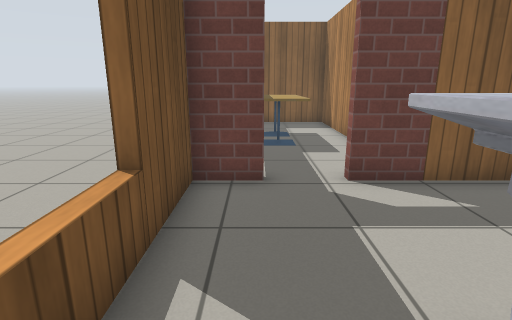
[1] (above)

20 first-person views from a walk through a Gazebo world. The camera is 1 m above the floor, tilts 14° down and sees 80° across. The floor is counted in squares, 0.5 m on a side. Each view is taken from the middle of a square. On the plan, view 1 faces up. The plan holds only what a view shows up to about 17 squares ahead; the rest is blank. Simple patterns stand in for the simulator's built-in surfaces.

[2]
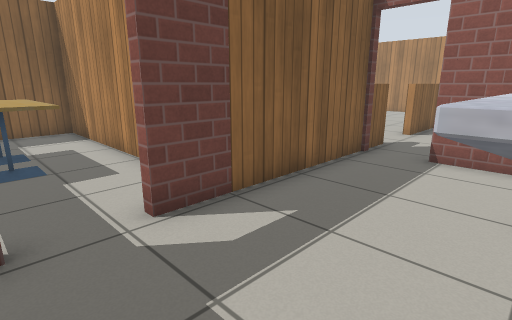

[3]
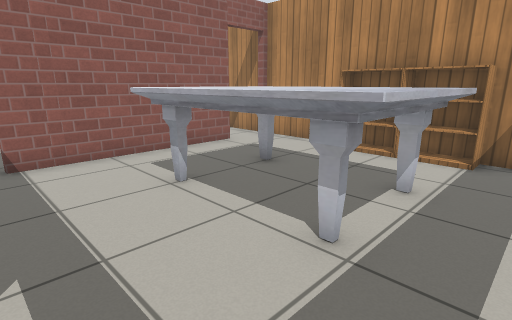

[4]
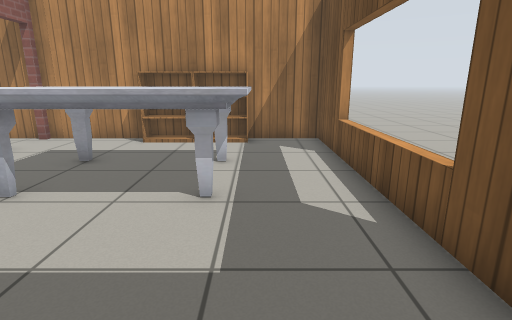

[5]
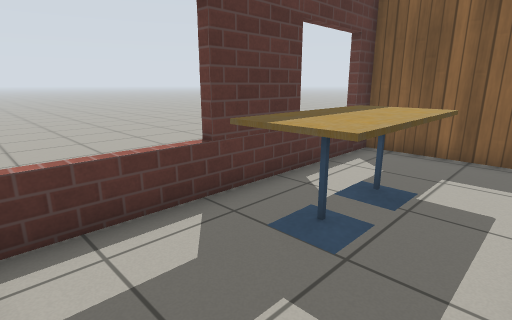

[6]
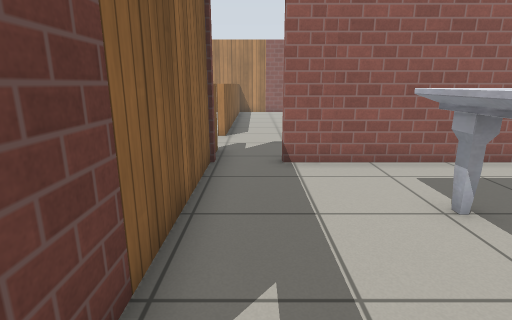

[7]
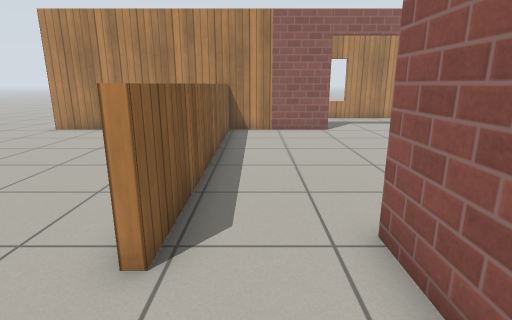

[8]
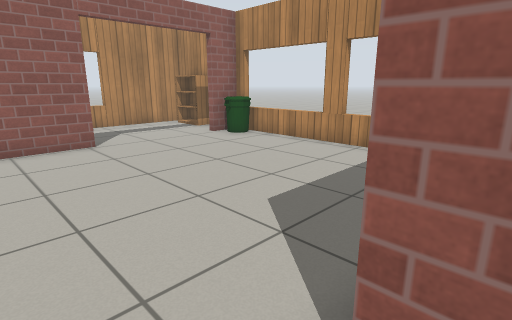

[9]
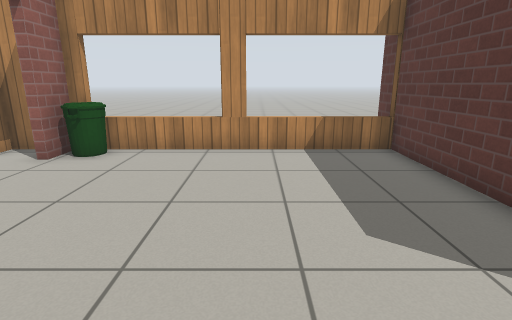

[10]
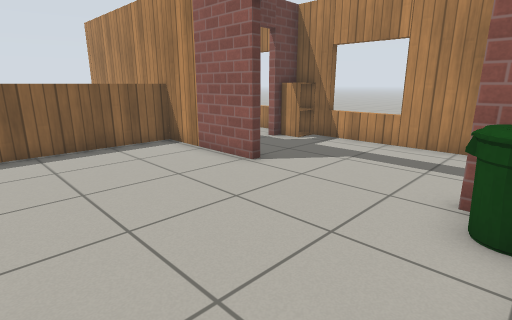

[11]
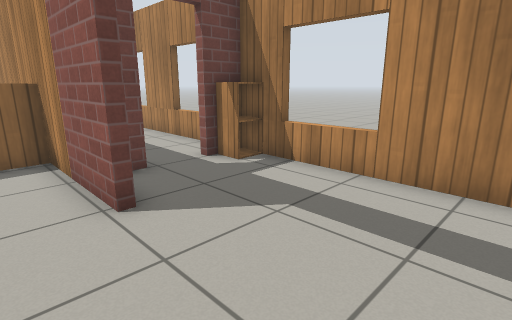

[12]
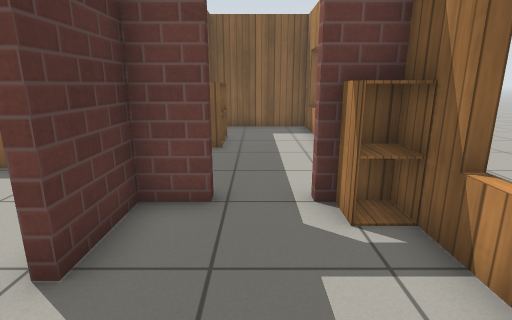

[13]
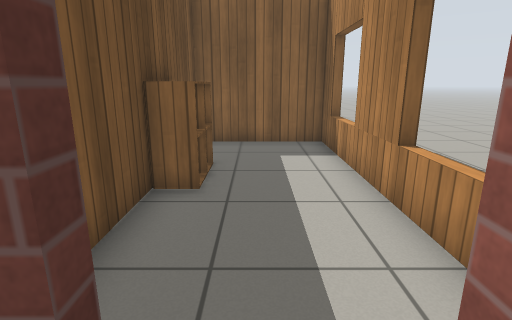

[14]
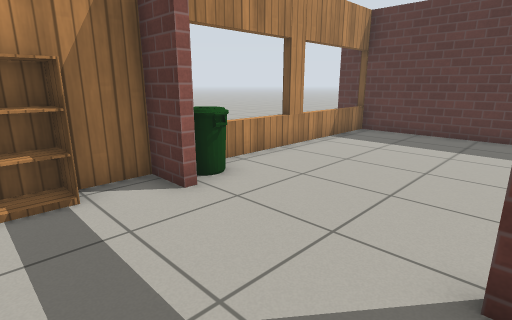

[15]
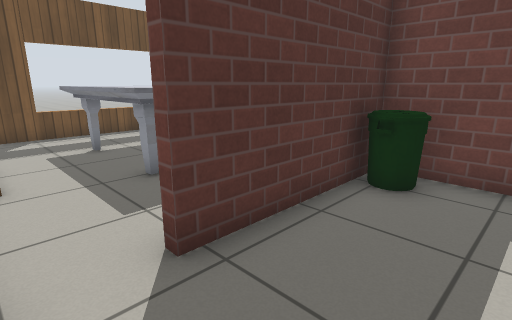

[16]
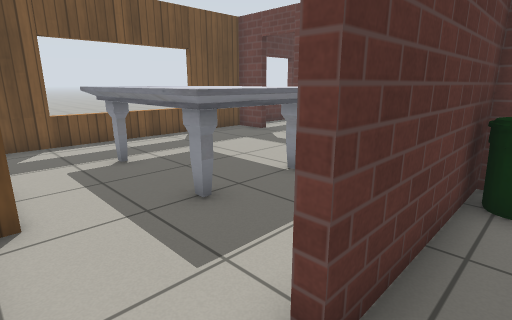

[17]
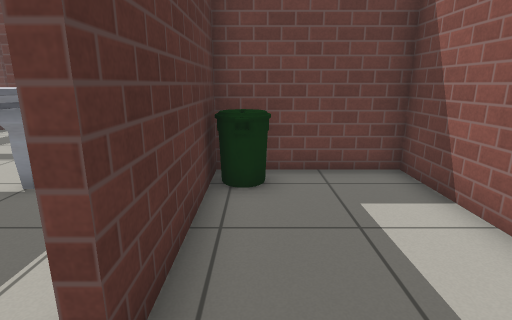

[18]
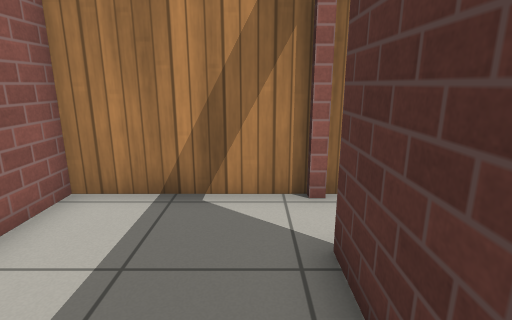

[19]
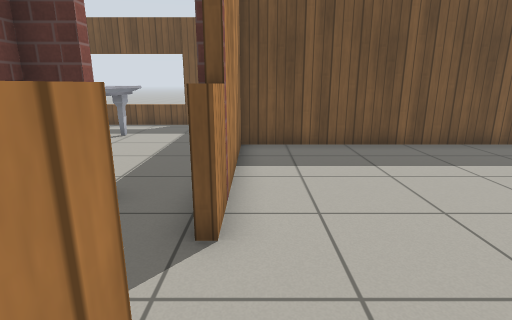

[20]
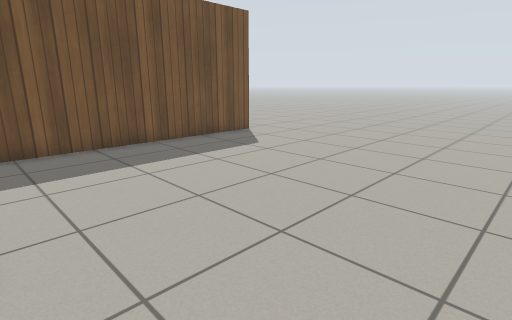

### Floor plan
Key: @ floor where view 1 was taken; # wall or solid block; . floor; D open door; = window, fence, low wall or low ledge; T cafe table; M marble table; B bookshelf; H thing the floor can be seen under or through; I bin; C cabinet.
Columns run from 3 left of view 1 to 29 right of it. Each row starts with its distance up from view 1.
 18        ..........            ..
 17        ..........          ....
 16   ######.........         ....
 15   =....#..........       ....
 14   =....#..........     ....#####
 13   #TT..#..........    .....#...##
 12   #TT..#..........   ......#....=
 11   HTT..#.......... ....... #....=
 10  .HTT..#................   CC...#
  9  .=....#...............    CC...#
  8  .=....#.............      #....#
  7 ..#....#...........        #....=
  6   ##DD######D=..===========#....=
  5   #.........D..............#....
  4   #.........#..............##DDC
  3  .=.........######.........#...C
  2  .=.MMMMMM..#I...#.........#...==
  1  .=.MMMMMM..#....#.........D....=
  0  .=@MMMMMM..#....#.........D....=
 -1  .=.MMMMMM..#....#.........D....#
 -2   #.........#....#.........D....#
 -3   #.........D....#........ID....#
 -4   #..BBBB...D....#........I#.BB.#
 -5   ####  ##########====#===#######

Positions as (right, up) in squares from view 1, and headings:
1: (0, 0), facing up
2: (0, 2), facing up-right
3: (0, 5), facing down-right
4: (1, 7), facing down
5: (3, 7), facing up-left
6: (1, 5), facing right
7: (10, 5), facing right
8: (13, 5), facing down-right
9: (18, 5), facing down
10: (18, -4), facing up-right
11: (22, -3), facing up-right
12: (26, -1), facing up
13: (26, 3), facing up
14: (27, 2), facing down-left
15: (12, -4), facing up-left
16: (10, -4), facing up-left
17: (10, -4), facing up
18: (10, 1), facing down
19: (14, 7), facing left
20: (14, 7), facing up-left
